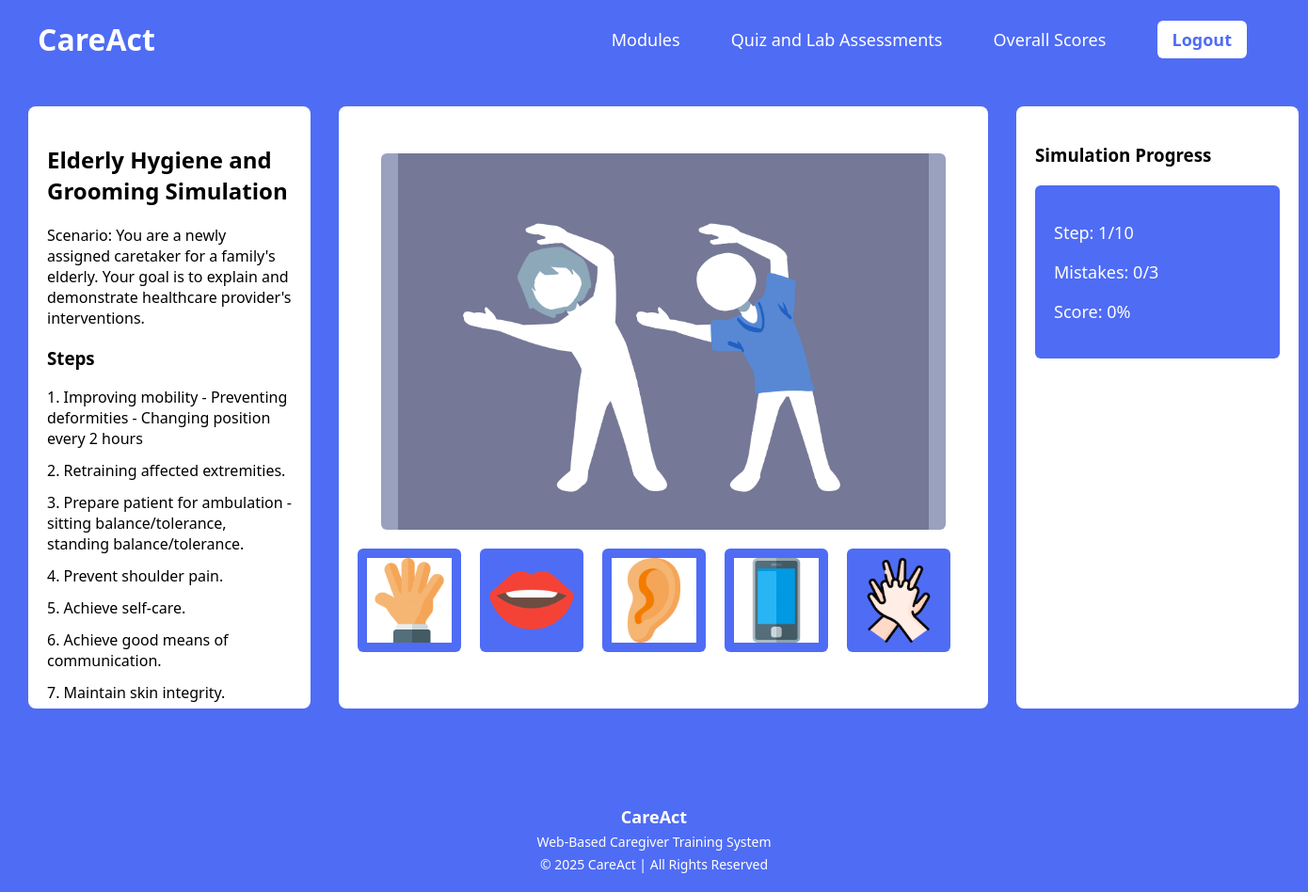
/simulation5.php (signed in), run on the app's committed database.
### tables this page shows
CREATE TABLE `simulation_settings` (
  `sim_id` varchar(50) NOT NULL,
  `sim_title` varchar(255) NOT NULL,
  `scenario` text NOT NULL,
  `score_redirect` varchar(255) NOT NULL,
  `max_mistakes` int(11) NOT NULL DEFAULT 3
);

CREATE TABLE `simulation_steps` (
  `id` int(11) NOT NULL,
  `sim_id` varchar(50) NOT NULL,
  `step_text` text NOT NULL,
  `image` varchar(255) NOT NULL,
  `correct_action` varchar(50) NOT NULL,
  `sort_order` int(11) NOT NULL DEFAULT 0
);

CREATE TABLE `simulation_actions` (
  `id` int(11) NOT NULL,
  `sim_id` varchar(50) NOT NULL,
  `action` varchar(50) NOT NULL COMMENT 'action key e.g. touch, wash, cpr',
  `icon` varchar(255) NOT NULL COMMENT 'path to icon image'
);

### simulation5.php (the view, shortened to what this page needs)
<?php
include "db.php";
$sid  = SIM_ID;
$safe = mysqli_real_escape_string($conn, $sid);
$settingsRow = mysqli_fetch_assoc(mysqli_query($conn,
    "SELECT * FROM simulation_settings WHERE sim_id='$safe'"));
$stepsRes = mysqli_query($conn,
    "SELECT * FROM simulation_steps WHERE sim_id='$safe' ORDER BY sort_order ASC");
$steps = [];
while ($r = mysqli_fetch_assoc($stepsRes)) $steps[] = $r;
$actionsRes = mysqli_query($conn,
    "SELECT * FROM simulation_actions WHERE sim_id='$safe' ORDER BY id ASC");
$actions = [];
while ($r = mysqli_fetch_assoc($actionsRes)) $actions[] = $r;
$totalSteps     = count($steps);
$maxMistakes    = (int)$settingsRow['max_mistakes'];
$simTitle       = htmlspecialchars($settingsRow['sim_title']);
$scenario       = htmlspecialchars($settingsRow['scenario']);
$firstImage         = htmlspecialchars($steps[0]['image'] ?? '');
?>
<!DOCTYPE html>
<html>
<head>
</head>
<body>
<header>
  <div class="logo">CareAct</div>
  <nav>
    <a href="modules.php">Modules</a>
    <a href="quizandlab.php">Quiz and Lab Assessments</a>
    <a href="scores.php">Overall Scores</a>
    <a href="logout.php" class="logout">Logout</a>
  </nav>
</header>
<div class="container">
  <div class="left">
    <h2><?php echo $simTitle; ?></h2>
    <p><?php echo $scenario; ?></p>
    <h3>Steps</h3>
    <div id="stepList">
      <?php foreach ($steps as $i => $step): ?>
      <div class="step"><?php echo htmlspecialchars($step['step_text']); ?></div>
      <?php endforeach; ?>
    </div>
  </div>
  <div class="center">
    <img id="simulationImage" class="sim-image"
         src="<?php echo $firstImage; ?>" alt="Simulation step">
    <div class="actions">
      <?php foreach ($actions as $act): ?>
      <img src="<?php echo htmlspecialchars($act['icon']); ?>"
           class="action"
           title="<?php echo htmlspecialchars($act['action']); ?>"
           onclick="chooseAction('<?php echo htmlspecialchars($act['action']); ?>')">
      <?php endforeach; ?>
    </div>
  </div>
  <div class="right">
    <h3>Simulation Progress</h3>
    <div class="score">
      <p>Step: <span id="stepNum">1</span>/<?php echo $totalSteps; ?></p>
      <p>Mistakes: <span id="mistakes">0</span>/<?php echo $maxMistakes; ?></p>
      <p>Score: <span id="score">0</span>%</p>
    </div>
  </div>
</div>
<footer>
  <h3>CareAct</h3>
  <p>Web-Based Caregiver Training System</p>
  <p>© 2025 CareAct | All Rights Reserved</p>
</footer>
</body>
</html>

### simulation5.php (style rules this page uses)
body { margin:0; font-family:Segoe UI; background:#4f6cf5; }
header { background:#4f6cf5; color:white; padding:20px 40px; display:flex; align-items:center; justify-content:space-between; }
.logo { font-size:32px; font-weight:bold; }
nav a { color:white; text-decoration:none; margin:0 25px; font-size:18px; font-weight:500; }
.logout { background:white; color:#4f6cf5; padding:8px 16px; border-radius:6px; font-weight:bold; }
.container { display:grid; grid-template-columns:300px 1fr 300px; gap:30px; padding:30px; }
.left, .right { background:white; padding:20px; border-radius:8px; height:600px; overflow-y:auto; }
.center { background:white; padding:20px; border-radius:8px; display:flex; flex-direction:column; align-items:center; justify-content:center; }
.sim-image { width:600px; height:400px; background:#9aa1bf; border-radius:6px; object-fit:contain; }
.actions { margin-top:20px; display:flex; align-items:center; gap:20px; overflow-x:auto; overflow-y:hidden; padding-bottom:10px; white-space:nowrap; max-width:650px; }
.action { width:90px; height:90px; background:#4f6cf5; padding:10px; border-radius:6px; cursor:pointer; transition:0.2s; flex-shrink:0; }
.step { margin-bottom:12px; font-size:16px; }
.score { background:#4f6cf5; color:white; padding:20px; margin-top:20px; border-radius:6px; font-size:18px; }
footer { background: #4f6cf5; color: white; text-align: center; padding: 15px 20px; margin-top: 58px; }
footer h3 { margin: 0; font-size: 18px; }
footer p { margin: 5px 0; font-size: 14px; }

### data on the page
simulation_settings: sim_title "Elderly Hygiene and Grooming Simulation", scenario "Scenario: You are a newly assigned caretaker for a family's elderly. Your goal is to explain and demonstrate healthcare provider's interventions.", max_mistakes "3"
simulation_steps: step_text "1. Improving mobility - Preventing deformities - Changing position every 2 hours", image (picture)
simulation_steps: step_text "2. Retraining affected extremities."
simulation_steps: step_text "3. Prepare patient for ambulation - sitting balance/tolerance, standing balance/tolerance."
simulation_steps: step_text "4. Prevent shoulder pain."
simulation_steps: step_text "5. Achieve self-care."
simulation_steps: step_text "6. Achieve good means of communication."
simulation_steps: step_text "7. Maintain skin integrity."
simulation_actions: icon (picture)
simulation_actions: icon+action (picture)
simulation_actions: icon (picture)
simulation_actions: icon (picture)
simulation_actions: icon (picture)

### other printed values
$totalSteps "10"
